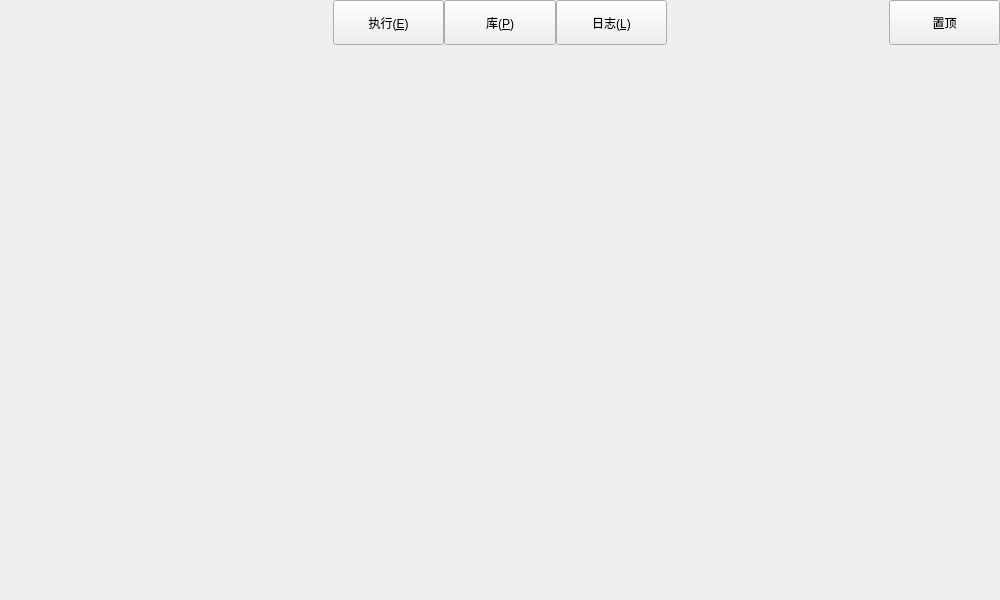
<?xml version="1.0" encoding="UTF-8"?>
<ui version="4.0">
 <class>MainWindow</class>
 <widget class="QMainWindow" name="MainWindow">
  <property name="geometry">
   <rect>
    <x>0</x>
    <y>0</y>
    <width>1000</width>
    <height>600</height>
   </rect>
  </property>
  <property name="minimumSize">
   <size>
    <width>650</width>
    <height>420</height>
   </size>
  </property>
  <property name="windowTitle">
   <string>地面站系统</string>
  </property>
  <widget class="QWidget" name="centralwidget">
   <layout class="QVBoxLayout" name="verticalLayout" stretch="0,1">
    <property name="spacing">
     <number>0</number>
    </property>
    <property name="leftMargin">
     <number>0</number>
    </property>
    <property name="topMargin">
     <number>0</number>
    </property>
    <property name="rightMargin">
     <number>0</number>
    </property>
    <property name="bottomMargin">
     <number>0</number>
    </property>
    <item>
     <widget class="QWidget" name="topBar" native="true">
      <property name="minimumSize">
       <size>
        <width>0</width>
        <height>45</height>
       </size>
      </property>
      <property name="maximumSize">
       <size>
        <width>16777215</width>
        <height>45</height>
       </size>
      </property>
      <layout class="QHBoxLayout" name="horizontalLayout" stretch="3,1,1,1,2,1">
       <property name="spacing">
        <number>0</number>
       </property>
       <property name="leftMargin">
        <number>0</number>
       </property>
       <property name="topMargin">
        <number>0</number>
       </property>
       <property name="rightMargin">
        <number>0</number>
       </property>
       <property name="bottomMargin">
        <number>0</number>
       </property>
       <item>
        <spacer name="horizontalSpacer">
         <property name="orientation">
          <enum>Qt::Orientation::Horizontal</enum>
         </property>
         <property name="sizeHint" stdset="0">
          <size>
           <width>40</width>
           <height>20</height>
          </size>
         </property>
        </spacer>
       </item>
       <item>
        <widget class="QPushButton" name="btnExecute">
         <property name="sizePolicy">
          <sizepolicy hsizetype="Minimum" vsizetype="Expanding">
           <horstretch>0</horstretch>
           <verstretch>0</verstretch>
          </sizepolicy>
         </property>
         <property name="text">
          <string>执行(&amp;E)</string>
         </property>
        </widget>
       </item>
       <item>
        <widget class="QPushButton" name="btnObtain">
         <property name="sizePolicy">
          <sizepolicy hsizetype="Minimum" vsizetype="Expanding">
           <horstretch>0</horstretch>
           <verstretch>0</verstretch>
          </sizepolicy>
         </property>
         <property name="text">
          <string>库(&amp;P)</string>
         </property>
        </widget>
       </item>
       <item>
        <widget class="QPushButton" name="btnLogs">
         <property name="sizePolicy">
          <sizepolicy hsizetype="Minimum" vsizetype="Expanding">
           <horstretch>0</horstretch>
           <verstretch>0</verstretch>
          </sizepolicy>
         </property>
         <property name="text">
          <string>日志(&amp;L)</string>
         </property>
        </widget>
       </item>
       <item>
        <spacer name="horizontalSpacer_2">
         <property name="orientation">
          <enum>Qt::Orientation::Horizontal</enum>
         </property>
         <property name="sizeHint" stdset="0">
          <size>
           <width>40</width>
           <height>20</height>
          </size>
         </property>
        </spacer>
       </item>
       <item>
        <widget class="QPushButton" name="btnAlwaysOnTop">
         <property name="sizePolicy">
          <sizepolicy hsizetype="Minimum" vsizetype="Expanding">
           <horstretch>0</horstretch>
           <verstretch>0</verstretch>
          </sizepolicy>
         </property>
         <property name="text">
          <string>置顶</string>
         </property>
         <property name="checkable">
          <bool>true</bool>
         </property>
        </widget>
       </item>
      </layout>
     </widget>
    </item>
    <item>
     <widget class="QStackedWidget" name="stkMainPages">
      <property name="currentIndex">
       <number>2</number>
      </property>
      <widget class="QWidget" name="pageExecute">
       <layout class="QHBoxLayout" name="horizontalLayout_5" stretch="1,6">
        <item>
         <widget class="QWidget" name="pnlExecuteSide" native="true">
          <layout class="QVBoxLayout" name="verticalLayout_2" stretch="0,0,3,0,1,1,2,1,1,4">
           <item>
            <widget class="QLabel" name="lblNetworkConnection">
             <property name="minimumSize">
              <size>
               <width>0</width>
               <height>28</height>
              </size>
             </property>
             <property name="text">
              <string>网络连接状态：未连接CentralServer</string>
             </property>
             <property name="alignment">
              <set>Qt::AlignmentFlag::AlignLeading|Qt::AlignmentFlag::AlignLeft|Qt::AlignmentFlag::AlignVCenter</set>
             </property>
            </widget>
           </item>
           <item>
            <widget class="QLabel" name="lblDeviceConnection">
             <property name="minimumSize">
              <size>
               <width>0</width>
               <height>28</height>
              </size>
             </property>
             <property name="text">
              <string>飞机连接状态：未连接AC-1001</string>
             </property>
             <property name="alignment">
              <set>Qt::AlignmentFlag::AlignLeading|Qt::AlignmentFlag::AlignLeft|Qt::AlignmentFlag::AlignVCenter</set>
             </property>
            </widget>
           </item>
           <item>
            <spacer name="verticalSpacer_2">
             <property name="orientation">
              <enum>Qt::Orientation::Vertical</enum>
             </property>
             <property name="sizeHint" stdset="0">
              <size>
               <width>20</width>
               <height>40</height>
              </size>
             </property>
            </spacer>
           </item>
           <item>
            <widget class="QLabel" name="lblProfilePhoto">
             <property name="text">
              <string/>
             </property>
            </widget>
           </item>
           <item>
            <widget class="QLabel" name="lblUsername">
             <property name="text">
              <string>账户</string>
             </property>
             <property name="alignment">
              <set>Qt::AlignmentFlag::AlignCenter</set>
             </property>
            </widget>
           </item>
           <item>
            <widget class="QLabel" name="lblRole">
             <property name="text">
              <string>身份</string>
             </property>
             <property name="alignment">
              <set>Qt::AlignmentFlag::AlignCenter</set>
             </property>
            </widget>
           </item>
           <item>
            <spacer name="verticalSpacer_4">
             <property name="orientation">
              <enum>Qt::Orientation::Vertical</enum>
             </property>
             <property name="sizeHint" stdset="0">
              <size>
               <width>20</width>
               <height>40</height>
              </size>
             </property>
            </spacer>
           </item>
           <item>
            <widget class="QPushButton" name="btnCreateBatch">
             <property name="sizePolicy">
              <sizepolicy hsizetype="Minimum" vsizetype="Expanding">
               <horstretch>0</horstretch>
               <verstretch>0</verstretch>
              </sizepolicy>
             </property>
             <property name="text">
              <string>创建升级任务</string>
             </property>
            </widget>
           </item>
           <item>
            <widget class="QPushButton" name="btnLogout">
             <property name="sizePolicy">
              <sizepolicy hsizetype="Minimum" vsizetype="Expanding">
               <horstretch>0</horstretch>
               <verstretch>0</verstretch>
              </sizepolicy>
             </property>
             <property name="text">
              <string>退出账户</string>
             </property>
            </widget>
           </item>
           <item>
            <spacer name="verticalSpacer_3">
             <property name="orientation">
              <enum>Qt::Orientation::Vertical</enum>
             </property>
             <property name="sizeHint" stdset="0">
              <size>
               <width>20</width>
               <height>40</height>
              </size>
             </property>
            </spacer>
           </item>
          </layout>
         </widget>
        </item>
        <item>
         <widget class="QWidget" name="pnlExecuteMain" native="true">
          <layout class="QVBoxLayout" name="verticalLayout_3" stretch="5,1">
           <item>
            <widget class="QWidget" name="pnlTaskList" native="true">
             <layout class="QVBoxLayout" name="verticalLayout_5">
              <item>
               <widget class="QTableWidget" name="tblTasks">
                <property name="selectionMode">
                 <enum>QAbstractItemView::SelectionMode::SingleSelection</enum>
                </property>
                <property name="selectionBehavior">
                 <enum>QAbstractItemView::SelectionBehavior::SelectRows</enum>
                </property>
                <attribute name="verticalHeaderVisible">
                 <bool>false</bool>
                </attribute>
               </widget>
              </item>
             </layout>
            </widget>
           </item>
           <item>
            <widget class="QWidget" name="pnlTaskActions" native="true">
             <layout class="QHBoxLayout" name="layTaskActions" stretch="1,6">
              <item>
               <layout class="QVBoxLayout" name="verticalLayout_4">
                <item>
                 <widget class="QLabel" name="lblCurrentFile">
                  <property name="text">
                   <string>当前文件</string>
                  </property>
                  <property name="alignment">
                   <set>Qt::AlignmentFlag::AlignCenter</set>
                  </property>
                 </widget>
                </item>
                <item>
                 <widget class="QLabel" name="lblCurrentPhase">
                  <property name="text">
                   <string>当前阶段</string>
                  </property>
                  <property name="alignment">
                   <set>Qt::AlignmentFlag::AlignCenter</set>
                  </property>
                 </widget>
                </item>
               </layout>
              </item>
              <item>
               <widget class="QProgressBar" name="progressTask">
                <property name="value">
                 <number>24</number>
                </property>
               </widget>
              </item>
             </layout>
            </widget>
           </item>
          </layout>
         </widget>
        </item>
       </layout>
      </widget>
      <widget class="QWidget" name="pagePackages">
       <layout class="QVBoxLayout" name="verticalLayout_6">
        <item>
         <widget class="QLabel" name="label_6">
          <property name="text">
           <string>获取</string>
          </property>
          <property name="alignment">
           <set>Qt::AlignmentFlag::AlignCenter</set>
          </property>
         </widget>
        </item>
       </layout>
      </widget>
      <widget class="QWidget" name="pageLogs">
       <layout class="QHBoxLayout" name="horizontalLayout_3">
        <item>
         <widget class="QWidget" name="widget_3" native="true"/>
        </item>
       </layout>
      </widget>
     </widget>
    </item>
   </layout>
  </widget>
 </widget>
 <resources/>
 <connections/>
</ui>
